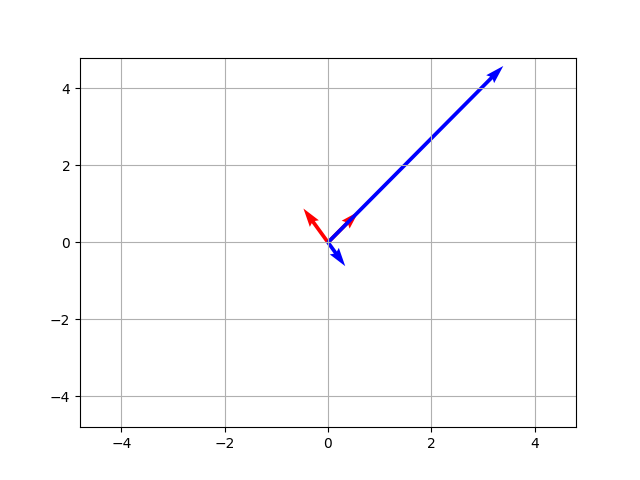

This chart was generated by the following Python code:
import numpy as np
import matplotlib.pyplot as plt
import numpy.linalg as la

A = np.array([ [3,2],
               [5,2] ])
w, v = la.eig(A)
#print('w:固有値',w)
#print('v:固有値ベクトル',v)

#print (A)
#print (v[:,0])
x = np.dot(A , v[:,0])
y = np.dot(A , v[:,1])
print(la.eig(A))
a = 0
b = 0

plt.quiver(a,b,v[0],v[1], angles = 'xy',scale_units = 'xy', scale = 1,color = 'red')
plt.quiver(a,b,y[0],y[1], angles = 'xy',scale_units = 'xy', scale = 1,color = 'blue')
plt.quiver(a,b,x[0],x[1], angles = 'xy',scale_units = 'xy', scale = 1,color = 'blue')

plt.xlim([-4.8,4.8])
plt.ylim([-4.8,4.8])
plt.grid()
#plt.draw()
plt.savefig('p10-1.png')
plt.show()
